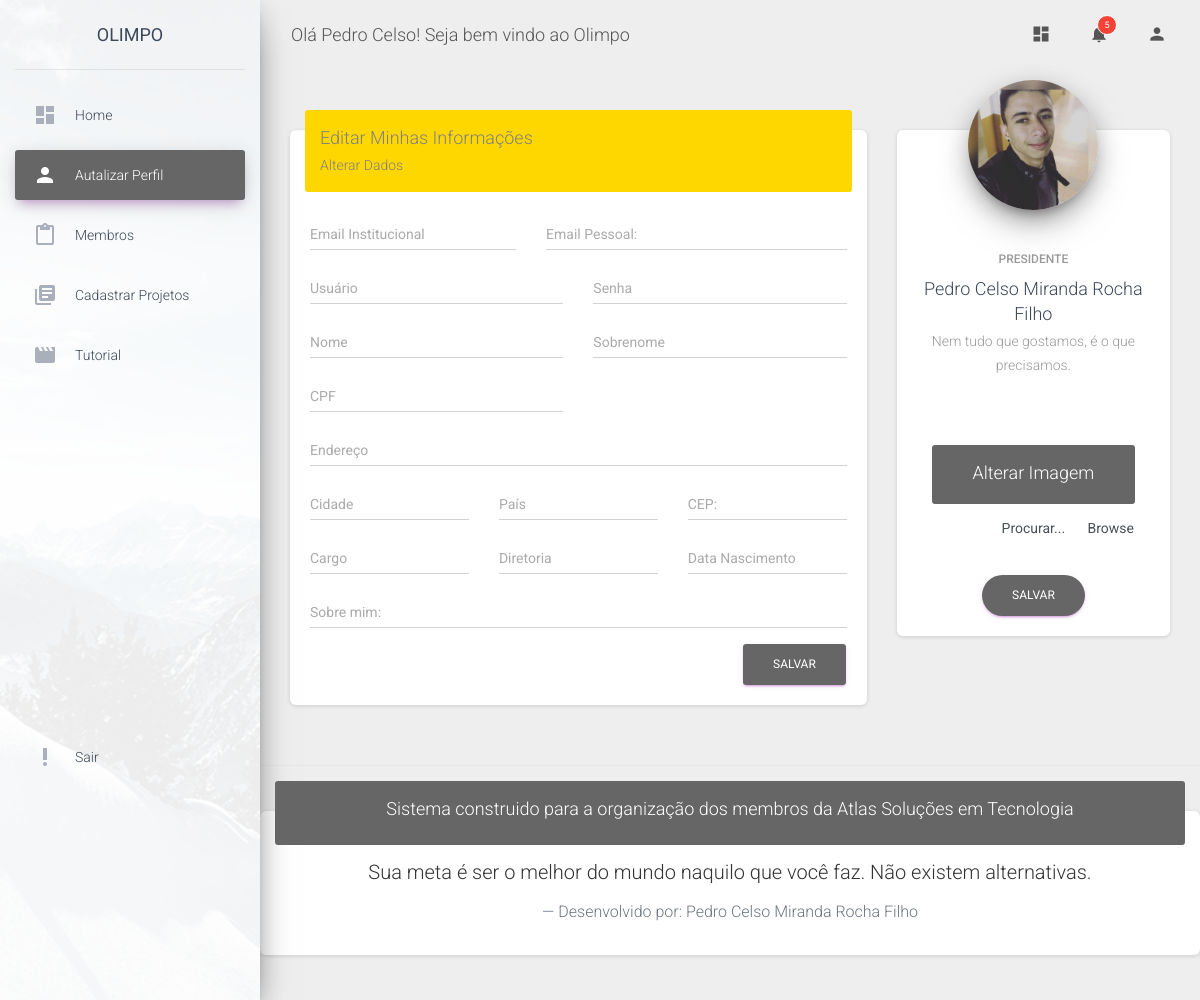
The app's page /update (signed in) with its own data.
### app/models/tables.py (models this page shows, shortened)
class User(db.Model):
    __tablename__ = "users"
    id = db.Column(db.Integer, primary_key=True)
    username = db.Column(db.String, unique=True)
    password = db.Column(db.String, unique=True)
    name = db.Column(db.String, nullable=False)
    email = db.Column(db.String)
    cpf = db.Column(db.String)
    diretoria=db.Column(db.String)
    email_p = db.Column(db.String)
    cidade = db.Column(db.String)
    pais = db.Column(db.String)
    endereco = db.Column(db.String)
    sobrenome = db.Column(db.String)
    sobre_mim = db.Column(db.Text)
    data_aniver = db.Column(db.String)
    image = db.Column(db.String)
    cep = db.Column(db.String)
    cargo = db.Column(db.String)
    @property
    def is_authenticated(self):
        return True

### app/controllers/defaut.py (the view, shortened to what this page needs)
@app.route("/update", methods=["GET", "POST"])
@login_required
def update_profile():
    novo = USER_UPDATE()
    if novo.validate_on_submit():
        r = User.query.filter_by(id=session.get("meuuser",None)).first()
        r.username = novo.username.data
        r.password = novo.password.data
        r.name = novo.name.data
        r.email = novo.email.data
        r.cpf = novo.cpf.data
        r.diretoria = novo.diretoria.data
        r.email_p = novo.email_p.data
        r.cidade = novo.cidade.data
        r.pais = novo.pais.data
        r.cep = novo.cep.data
        r.endereco = novo.endereco.data
        r.sobrenome = novo.sobrenome.data
        r.sobre_mim = novo.sobre_mim.data
        r.data_aniver = novo.data_aniver.data
        r.cargo = novo.cargo.data
        db.session.add(r)
        db.session.commit()
    else:
        print("vai tomar no cu")
    u = User.query.filter_by(id=session.get("meuuser",None)).first()
    sobrenome = u.sobrenome
    cargo = u.cargo
    print(u.image)
    perfil = u.image
    return render_template('update_profile.html',novo=novo,perfil=perfil,nome = session["kkk"], cargo = cargo,sobrenome=sobrenome)

### app/models/form.py
class USER_UPDATE(FlaskForm):
    username = StringField("username", validators=[DataRequired()])
    password = PasswordField("password", validators=[DataRequired()])
    name = StringField("name", validators=[DataRequired()])
    email = StringField("email", validators=[DataRequired()])
    cpf = StringField("cpf", validators=[DataRequired()])
    diretoria = StringField("diretoria", validators=[DataRequired()])
    email_p = StringField("email_p", validators=[DataRequired()])
    cidade = StringField("cidade", validators=[DataRequired()])
    pais = StringField("pais", validators=[DataRequired()])
    endereco = StringField("endereco", validators=[DataRequired()])
    sobrenome = StringField("sobrenome", validators=[DataRequired()])
    sobre_mim = StringField("sobre_mim", validators=[DataRequired()])
    data_aniver = StringField("data_aniver", validators=[DataRequired()])
    cep = StringField("data_aniver", validators=[DataRequired()])
    cargo = StringField("data_aniver", validators=[DataRequired()])
    image = StringField("image")

### app/controllers/defaut.py (called while the page is built)
@lm.user_loader
def load_user(id):
    return User.query.filter_by(id=id).first()

### app/templates/update_profile.html (shortened to what this page needs)
<!DOCTYPE html>
<html lang="en">
<head>
  <link rel="stylesheet" href="https://maxcdn.bootstrapcdn.com/font-awesome/latest/css/font-awesome.min.css">
  <link href="{{url_for('static',filename='assets/css/material-dashboard.css')}}" rel="stylesheet" />
  <link href="{{url_for('static',filename='assets/demo/demo.css')}}" rel="stylesheet" />
</head>
<body class="">
  <div class="wrapper ">
    <div class="sidebar" data-color="purple" data-background-color="white" data-image="../assets/img/sidebar-1.jpg">
    <div class="logo">
        <a href="#top" class="simple-text logo-normal">
          Olimpo
        </a>
      </div>
      <div class="sidebar-wrapper">
        <ul class="nav">
          <li class="nav-item ">
            <a class="nav-link" href="{{url_for('home')}}">
              <i class="material-icons">dashboard</i>
              <p>Home</p>
            </a>
          </li>
          <li class="nav-item active  ">
            <a class="nav-link" href="{{url_for('update_profile')}}">
              <i class="material-icons">person</i>
              <p>Autalizar Perfil</p>
            </a>
          </li>
          <li class="nav-item ">
            <a class="nav-link" href="{{url_for('membros')}}">
              <i class="material-icons">content_paste</i>
              <p>Membros</p>
            </a>
          </li>
          <li class="nav-item ">
            <a class="nav-link" href="{{url_for('cadastro_projetos')}}">
              <i class="material-icons">library_books</i>
              <p>Cadastrar Projetos</p>
            </a>
          </li>
          <li class="nav-item ">
              <a class="nav-link" href="{{url_for('tutorial')}}">
                <i class="material-icons">movie</i>
                <p>Tutorial</p>
              </a>
            </li>
          <li class="nav-item active-pro ">
              {% if current_user.is_authenticated %}
            <a class="nav-link" href="{{url_for('logout')}}">
              <i class="material-icons">priority_high</i>
               <p>Sair</p>
              {%endif%}
            </a>
          </li>
        </ul>
      </div>
    </div>
    <div class="main-panel">
           <nav class="navbar navbar-expand-lg navbar-transparent navbar-absolute fixed-top ">
            <div class="container-fluid">
              <div class="navbar-wrapper">
                  <a class="navbar-brand" href="#home">Olá {{nome}}! Seja bem vindo ao Olimpo</a>
              </div>
              <div class="collapse navbar-collapse justify-content-end">
                <ul class="navbar-nav">
                  <li class="nav-item">
                    <a class="nav-link" href="#home">
                      <i class="material-icons">dashboard</i>
                    </a>
                  </li>
                  <li class="nav-item dropdown">
                    <a class="nav-link" href="http://example.com" id="navbarDropdownMenuLink" data-toggle="dropdown" aria-haspopup="true" aria-expanded="false">
                      <i class="material-icons">notifications</i>
                      <span class="notification">5</span>
                    </a>
                  </li>
                  <li class="nav-item dropdown">
                    <a class="nav-link" href="#home" id="navbarDropdownProfile" data-toggle="dropdown" aria-haspopup="true" aria-expanded="false">
                      <i class="material-icons">person</i>
                    </a>
                  </li>
                </ul>
              </div>
            </div>
          </nav>
{%block content%}
<div class="content">
    <div class="container-fluid">
      <div class="row">
        <div class="col-md-8">
          <div class="card">
            <div class="card-header card-header-yellow">
              <h4 class="card-title" style="color:gray">Editar Minhas Informações</h4>
              <p class="card-category"  style="color:gray">Alterar Dados</p>
            </div>
            <div class="card-body">
              <form action="" method="POST">
                <div class="row">
                  <div class="col-md-5">
                    <div class="form-group">
                      <label class="bmd-label-floating desabled">Email Institucional</label>
                      {{novo.email(class="form-control")}}
                    </div>
                  </div>
                  <div class="col-md-7">
                    <div class="form-group">
                      <label class="bmd-label-floating">Email Pessoal:</label>
                      {{novo.email_p(class="form-control")}}
                    </div>
                  </div>
                </div>
                <div class="row">
                    <div class="col-md-6">
                      <div class="form-group">
                        <label class="bmd-label-floating">Usuário</label>
                        {{novo.username(class="form-control")}}
                      </div>
                    </div>
                    <div class="col-md-6">
                      <div class="form-group">
                        <label class="bmd-label-floating">Senha</label>
                        {{novo.password(class="form-control")}}
                      </div>
                    </div>
                  </div>
                <div class="row">
                  <div class="col-md-6">
                    <div class="form-group">
                      <label class="bmd-label-floating">Nome</label>
                      {{novo.name(class="form-control")}}
                    </div>
                  </div>
                  <div class="col-md-6">
                    <div class="form-group">
                      <label class="bmd-label-floating">Sobrenome</label>
                      {{novo.sobrenome(class="form-control")}}
                    </div>
                  </div>
                </div>
                <div class="row">
                    <div class="col-md-6 center" >
                      <div class="form-group">
                        <label class="bmd-label-floating">CPF</label>
                        {{novo.cpf(class="form-control")}}
                      </div>
                    </div>
                  </div>
                <div class="row">
                  <div class="col-md-12">
                    <div class="form-group">
                      <label class="bmd-label-floating">Endereço</label>
                      {{novo.endereco(class="form-control")}}
                    </div>
                  </div>
                </div>
                <div class="row">
                  <div class="col-md-4">
                    <div class="form-group">
                      <label class="bmd-label-floating">Cidade</label>
                      {{novo.cidade(class="form-control")}}
                    </div>
                  </div>
                  <div class="col-md-4">
                    <div class="form-group">
                      <label class="bmd-label-floating">País</label>
                      {{novo.pais(class="form-control")}}
                    </div>
                  </div>
                  <div class="col-md-4">
                    <div class="form-group">
                        <label class="bmd-label-floating">CEP:</label>
                        {{novo.cep(class="form-control")}}
                    </div>
                  </div>
                </div>
                <div class="row">
                  <div class="col-md-4">
                    <div class="form-group">
                      <label class="bmd-label-floating">Cargo</label>
                      {{novo.cargo(class="form-control")}}
                    </div>
                  </div>
                  <div class="col-md-4">
                    <div class="form-group">
                      <label class="bmd-label-floating">Diretoria</label>
                      {{novo.diretoria(class="form-control")}}
                    </div>
                  </div>
                  <div class="col-md-4">
                    <div class="form-group">
                        <label class="bmd-label-floating">Data Nascimento</label>
                        {{novo.data_aniver(class="form-control")}}
                    </div>
                  </div>
                </div>
                <div class="row">
                  <div class="col-md-12">
                    <div class="form-group">
                      <label class="bmd-label-floating">Sobre mim:</label>
                      {{novo.sobre_mim(class="form-control")}}
                    </div>
                  </div>
                </div>
                <button type="submit" class="btn btn-primary pull-right">Salvar</button>
                <div class="clearfix"></div>
              </form>
            </div>
          </div>
        </div>
        <div class="col-md-4">
          <div class="card card-profile">
            <div class="card-avatar">
              <a href="#home">
                <img class="img" src="{{url_for('static',filename=perfil)}}" />
              </a>
            </div>
            <div class="card-body">
              <h6 class="card-category text-gray">{{cargo}}</h6>
              <h4 class="card-title">{{nome}} {{sobrenome}}</h4>
              <p class="card-description">
               Nem tudo que gostamos, é o que precisamos.{{nome_image}}
              </p>
              <br>
              <br>
              <br>
              <div class="card-header card-header-gray">
                  <h4 class="card-title" style="color:white">Alterar Imagem</h4>
                </div>
              <form action="" method="POST" enctype="multipart/form-data">
                <div class="form-group">
                  <div class="custom-file">
                    <label class="custom-file-label" for="image">Procurar...</label>
                  </div>
                </div>
                <button type="submit" class="btn btn-primary btn-round">Salvar</button>
              </form>
            </div>
          </div>
        </div>
      </div>
    </div>
  </div>
{%endblock%}
    <footer class="footer">
        <div class="card card-nav-tabs">
            <div class="card-header card-header-gray">
              <h4> Sistema construido para a organização dos membros da Atlas Soluções em Tecnologia</h4>
            </div>
            <div class="card-body">
              <blockquote class="blockquote mb-0">
                <p>Sua meta é ser o melhor do mundo naquilo que você faz. Não existem alternativas.</p>
                <p class="blockquote-footer" href="https://www.facebook.com/pedrocelsom">Desenvolvido por: Pedro Celso Miranda Rocha Filho</p>
              </blockquote>
            </div>
          </div>
    </footer>
  </div>
</div>
</body>
</html>

### records on screen
User: name "Pedro Celso", image (picture), cargo "PRESIDENTE", sobrenome "Miranda Rocha Filho"
